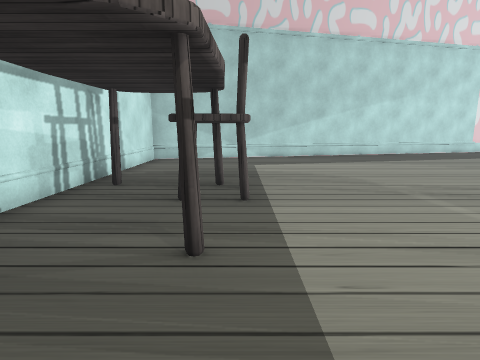
view 1 (above)

13 first-person views from a walk through a 3-D level made in the Unity game engine. The camera is 1.2 m above the floor, tilts 10° down and sees 80° across. The floor is counted in squares, 1 m on a side. Each view is taken from the middle of a square. On the plan, view 1 faces up. The plan holds only what a view shows up to about 13 squares ahead; the rest is blank. The place goes on beyond the plan. The player is left out. Some animated figures are left out. Some surface patterns are stand-ins.

view 2
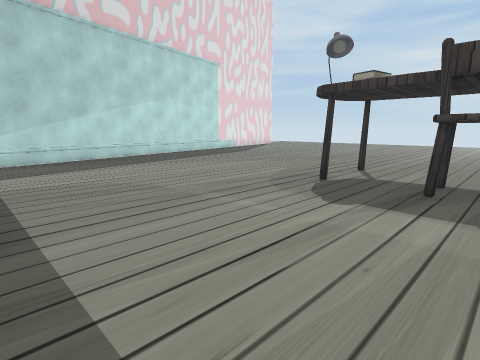

view 3
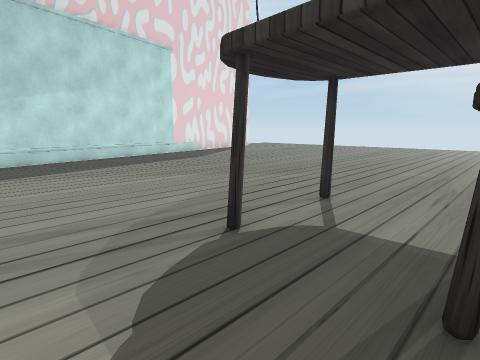

view 4
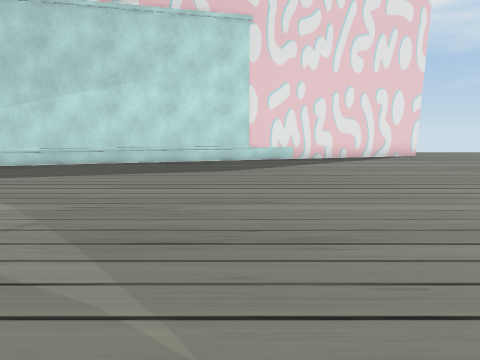

view 5
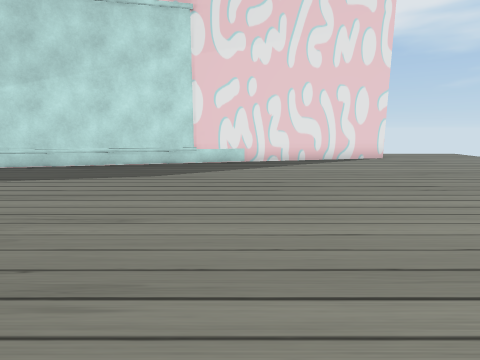

view 6
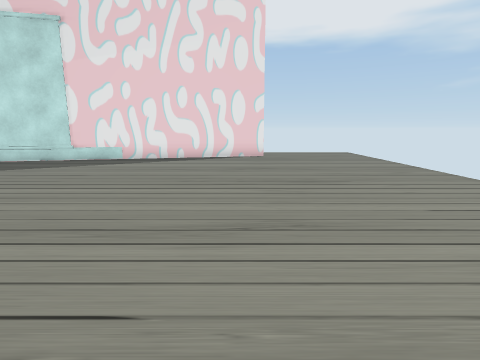

view 7
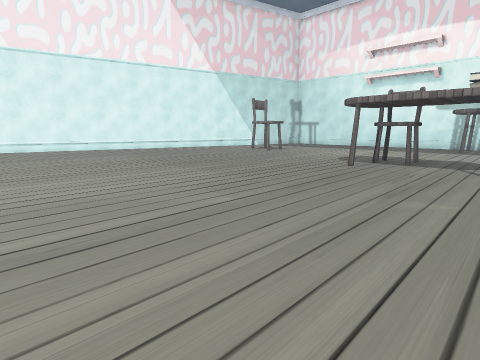

view 8
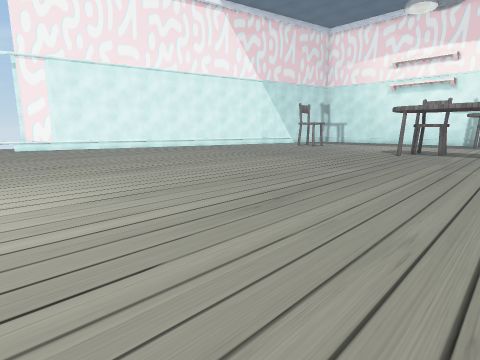

view 9
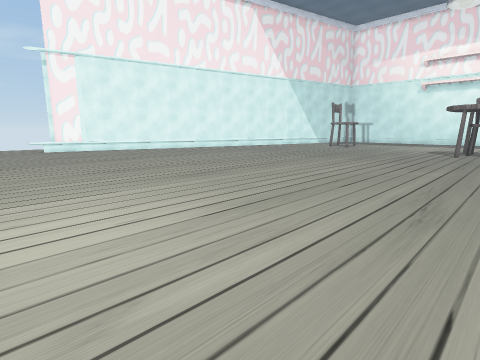

view 10
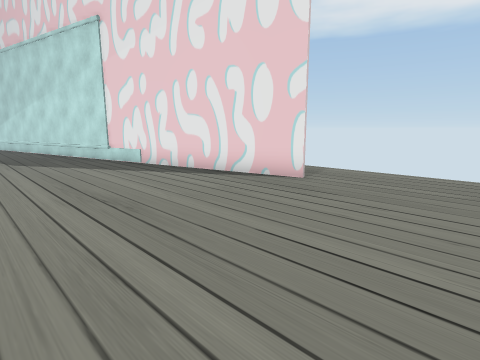

view 11
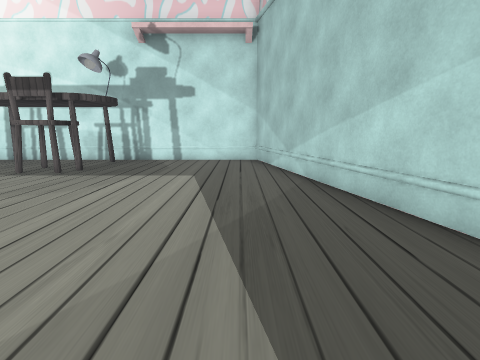

view 12
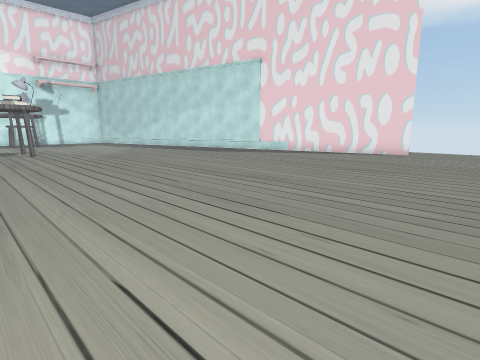

view 13
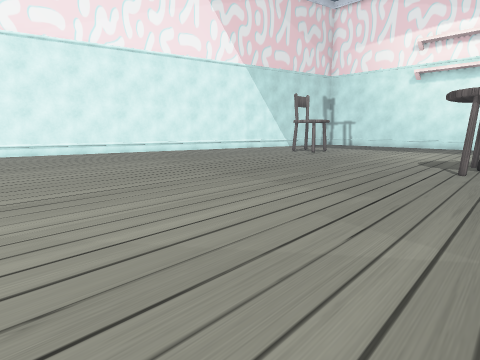

### Floor plan
Points are (right, up) in squares from view 1. A wall is a line through its corners. A room is listed if a view was taken in it or the views show most of it. See-through windows are left out.
Room 1 (views 1, 2, 3, 4, 5, 6, 7, 8, 9, 10, 11, 12, 13)
walls: (15, -13.8) (16.6, -14.2); (20.1, 17.1) (-3.5, 11.6) (-3.5, 1.4)
ways out: opening at (20.5, 18.5)
objects: table (-3, 3); table (-3, 6); chair (-1, 5) to (0, 6); table (0, 3); chair (6, 1) to (7, 2); table (6, 4); table (9, 1); table (9, 4)

Where each view was taken, in squares from view 1:
view 1: 0 up, 0 right, facing up
view 2: 1 up, 0 right, facing up-right
view 3: 2 up, 4 right, facing up-right
view 4: 4 up, 12 right, facing up
view 5: 5 up, 14 right, facing up
view 6: 4 up, 19 right, facing up
view 7: 5 up, 18 right, facing down-left
view 8: 5 up, 23 right, facing down-left
view 9: 3 up, 24 right, facing down-left
view 10: 11 up, 24 right, facing up-left
view 11: 11 up, 8 right, facing left
view 12: 2 up, 24 right, facing up-left
view 13: 2 up, 18 right, facing down-left
